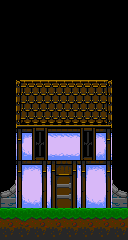

Below is a game level as drawn by its tile map, then a one-line description and the .tmx file that defines it, in full:
An orthogonal 8x15 tile map with 16x16 px tiles, 2 tile layers (back, front).

<map version="1.0" orientation="orthogonal" width="8" height="15" tilewidth="16" tileheight="16">
 <tileset firstgid="1" name="town" tilewidth="16" tileheight="16">
  <image source="../../../img/tiles/town.gif" trans="ff00ff" width="256" height="256" />
 </tileset>
 <layer name="back" width="8" height="15">
  <data encoding="csv">
0,0,0,0,0,0,0,0,
0,0,0,0,0,0,0,0,
0,0,0,0,0,0,0,0,
0,0,0,0,0,0,0,0,
0,0,0,0,0,0,0,0,
0,1,2,2,2,2,3,0,
0,17,18,18,18,18,19,0,
0,33,34,34,34,34,35,0,
0,132,134,131,131,134,133,0,
0,164,150,163,163,150,165,0,
0,132,133,135,136,132,133,0,
154,148,149,151,152,148,149,158,
170,164,165,167,168,164,165,174,
0,0,0,0,0,0,0,0,
0,0,0,0,0,0,0,0
</data>
 </layer>
 <layer name="front" width="8" height="15">
  <data encoding="csv">
166,166,166,166,166,166,166,166,
0,0,0,0,0,0,0,0,
0,0,0,0,0,0,0,0,
0,0,0,0,0,0,0,0,
0,0,0,0,0,0,0,0,
0,0,0,0,0,0,0,0,
0,0,0,0,0,0,0,0,
0,0,0,0,0,0,0,0,
0,0,0,0,0,0,0,0,
0,0,0,0,0,0,0,0,
0,0,0,0,0,0,0,0,
0,0,0,0,0,0,0,0,
0,0,0,0,0,0,0,0,
177,178,179,180,181,182,183,184,
193,194,195,196,197,198,199,200
</data>
 </layer>
 <objectgroup name="objects" width="8" height="15" />
</map>
